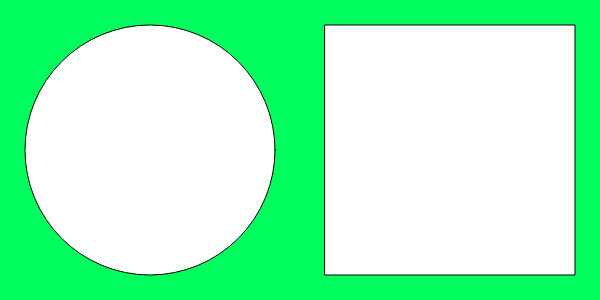
Frame 1 (no input)
Frame 60 (no input): identical to frame 1, image omitted
Frame 120 (the mouse pressed at the canvas centre since frame 60): identical to frame 1, image omitted

The p5.js sketch that drew this single still picture (run headless with seeded random() and noise() and a simulated clock; from frame 60 on, the mouse is pressed at the canvas centre):

// p5.js sketch
// ── sketch.js
function setup() {
  createCanvas(600, 300);
  colorMode(HSB);
}

function draw() {
  //green background
  background(142,360,360);

  //right aligned square
  square(325,25,250);

  //left aligned circle
  circle(150,150,250);
}
